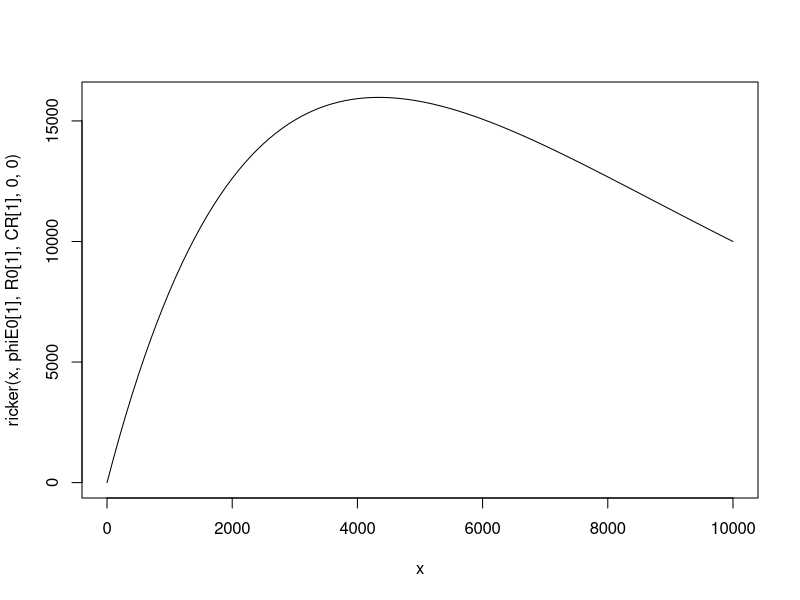
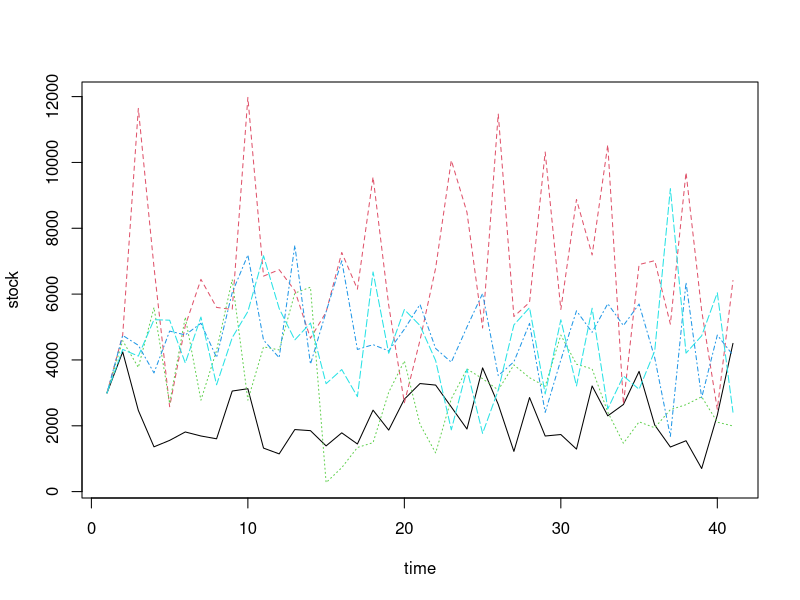
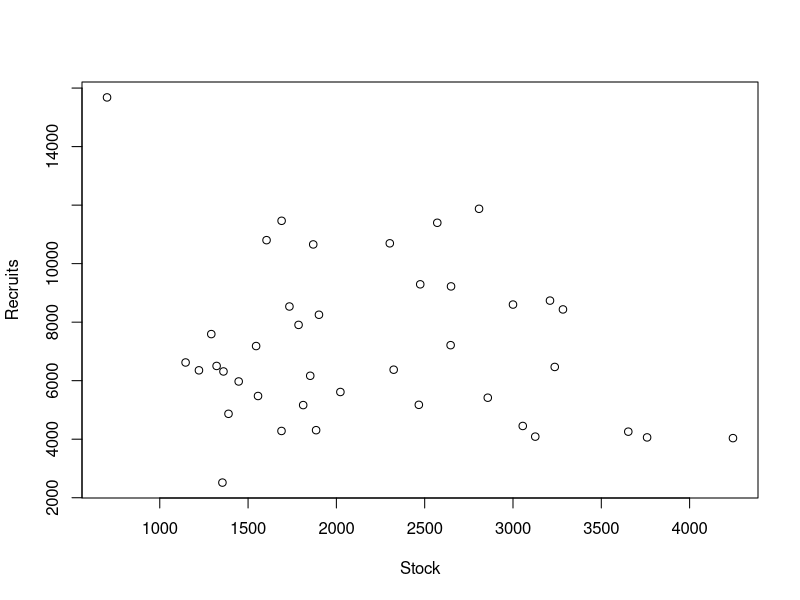
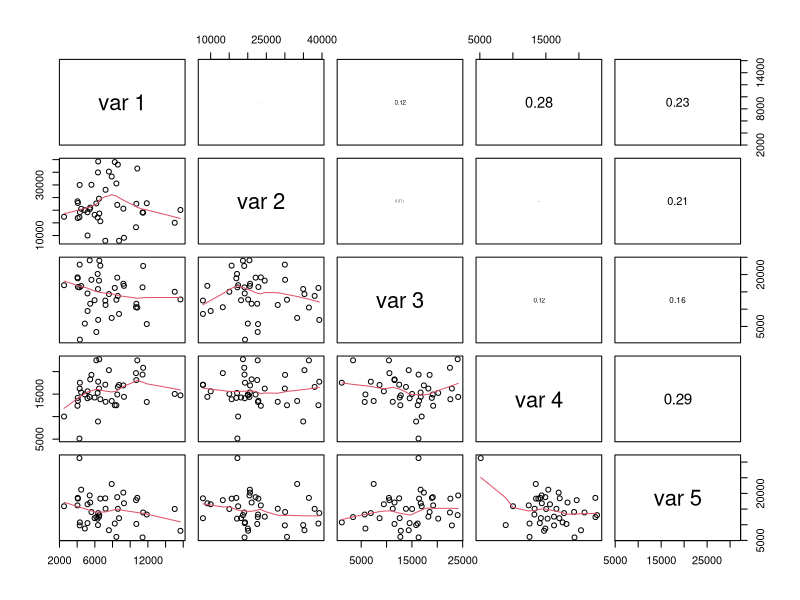
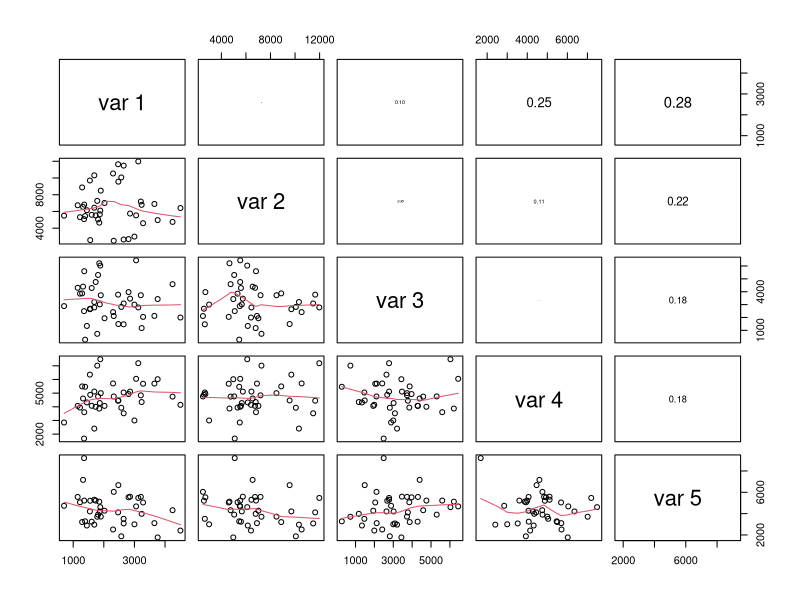
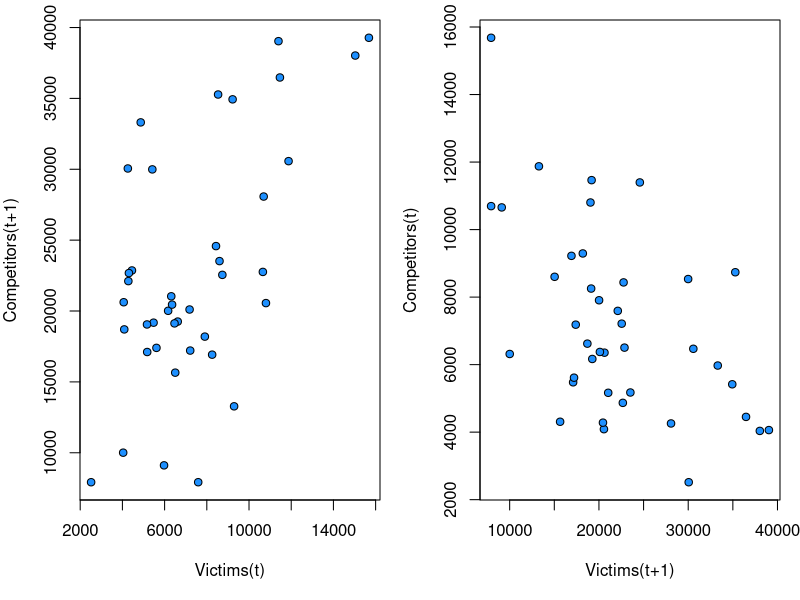
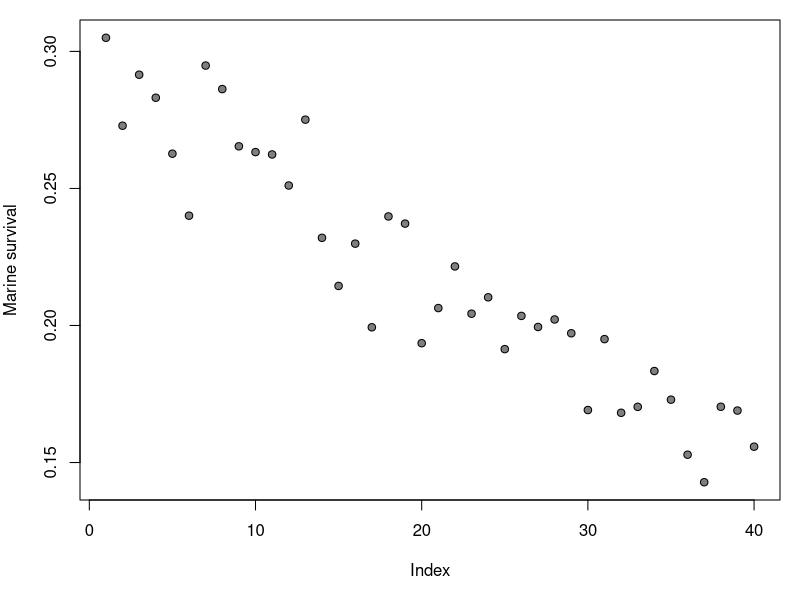

Recreate these plots in R, in order.
rm(list=ls(all=T))

get_beta <- function(mean,cv) #function that returns the alpha and beta shape parameters of a beta distribution, based on the mean and variation of a given beta distribution
{
  sd <- mean*cv
  alpha <- -((mean*(mean^2+sd^2-mean))/sd^2)
  beta <- alpha/mean-alpha
  return(list(alpha=alpha,beta=beta))
}

panel.cor <- function(x, y, digits = 2, prefix = "", cex.cor, ...)
{
  usr <- par("usr"); on.exit(par(usr))
  par(usr = c(0, 1, 0, 1))
  r <- abs(cor(x, y))
  txt <- format(c(r, 0.123456789), digits = digits)[1]
  txt <- paste0(prefix, txt)
  if(missing(cex.cor)) cex.cor <- 0.8/strwidth(txt)
  text(0.5, 0.5, txt, cex = cex.cor * r)
}

ricker <- function(stock,phiE0,R0,CR,beta,comp)
{
  a <- CR/phiE0
  b <- log(CR)/((R0+sum(beta*comp))*phiE0)
  recruits <- a*stock*exp(-b*stock)
  return(recruits)
}

ricker_lin <- function(stock,a,b,alpha,beta,comp,t)
{
  la_t <- log(a)+alpha*t
  b_t <- b+sum(beta*comp)
  recruits <- exp(la_t)*stock*exp(-b_t*stock)
  return(recruits)
}

Nspecies <- 5
Nyears <- 40

recCV <- rep(0.3,Nspecies)
phiE0 <- rep(1,Nspecies) # equilibrium eggs per recruit
R0 <- rep(1e4,Nspecies) # equilibrium recruitment
CR <- c(10,10,10,10,10) # recruitment compensation ratio for Ricker (Forrest et al. 2010 CJFAS)
mSurv <- rep(0.3,Nspecies)
mInits <- 1/(1+exp(log((mSurv)/(1-mSurv))))
mar.CV <- rep(0.1,Nspecies)

a <- CR/phiE0
b <- log(CR)/(R0*phiE0)

alpha <- c(0,0,0,-5e-2,-1e-1) # slope in alpha through time
alpha <- c(0,0,0,0,0) # slope in alpha through time
marTrend <- c(0,0,2e-2,0,0) # trend in 

curve(ricker(x,phiE0[1],R0[1],CR[1],0,0),from=0,to=R0[1])


competition <- matrix(0,nrow=Nspecies,ncol=Nspecies,byrow=T,dimnames=list("victims"=1:Nspecies,"competitors"=1:Nspecies))
competition[1,2] <- 1
competition[2,1] <- -1
competition[4,3] <- 0
diag(competition) <- 0

competition <- competition
beta <- competition*1e-8 # scale competition coefficients for b

stock <- matrix(NA,ncol=Nspecies,nrow=Nyears+1)
recruits <- matrix(NA,ncol=Nspecies,nrow=Nyears+1)

stock[1,] <- R0*mSurv
recruits[1,] <- sapply(1:Nspecies,function(x){ricker_lin("stock"=stock[1,x],"a"=a[x],"b"=b[x],"alpha"=0,"beta"=rep(0,Nspecies),"comp"=rep(1,Nspecies),"t"=1)})

for(i in 2:(Nyears+1))
{
  # do logistic regression on marine survival
  shape <- rnorm(Nspecies,-log((mSurv)/(1-mSurv)) + marTrend*(i-1),mar.CV)
  mSurv.noise <- 1/(1+exp(shape))
  stock[i,] <- recruits[i-1,]*mSurv.noise
  #mnRec <- sapply(1:Nspecies,function(x){ricker("stock"=stock[i,x],"phiE0"=phiE0[x],"R0"=R0[x],"CR"=CR[x],"beta"=competition[x,],"comp"=recruits[i-1,])})
  
  mnRec <- sapply(1:Nspecies,function(x){ricker_lin("stock"=stock[i,x],"a"=a[x],"b"=b[x],"alpha"=alpha[x],"beta"=beta[x,],"comp"=recruits[i-1,],"t"=i)})
  
  recruits[i,] <- pmax(0.1,rnorm(Nspecies,mean=mnRec,sd=mnRec*recCV))
}

species <- 2
c(R0[species],R0[species]+sum(competition[species,]*stock[i,]))

matplot(1:(Nyears+1),stock,type="l",xlab="time")
plot(stock[1:Nyears,1],recruits[2:(Nyears+1),1],xlab="Stock",ylab="Recruits")

pairs(recruits,upper.panel=panel.cor,lower.panel=panel.smooth)
pairs(stock,upper.panel=panel.cor,lower.panel=panel.smooth)

layout(matrix(1:2,ncol=2))
par(mar=c(5,4,1,1))
plot(recruits[1:Nyears,1],recruits[2:(Nyears+1),2],xlab="Victims(t)",ylab="Competitors(t+1)",pch=21,bg="dodgerblue")
plot(recruits[1:Nyears,2],recruits[2:(Nyears+1),1],ylab="Competitors(t)",xlab="Victims(t+1)",pch=21,bg="dodgerblue")

layout(matrix(1))
plot(stock[2:(Nyears+1),3]/recruits[1:Nyears,3],ylab="Marine survival",pch=21,bg="grey50")

# model degrees of freedom
df <- sum(length(a),length(b),length(alpha),length(beta)-length(diag(beta)),length(mSurv),Nspecies) # number of parameters including variance terms
length(recruits)/df

stockRec <- list("stock"=stock,"recruits"=recruits,"Nyears"=nrow(recruits),"Nspecies"=ncol(recruits))

saveRDS(stockRec,"stockRec.rds")
